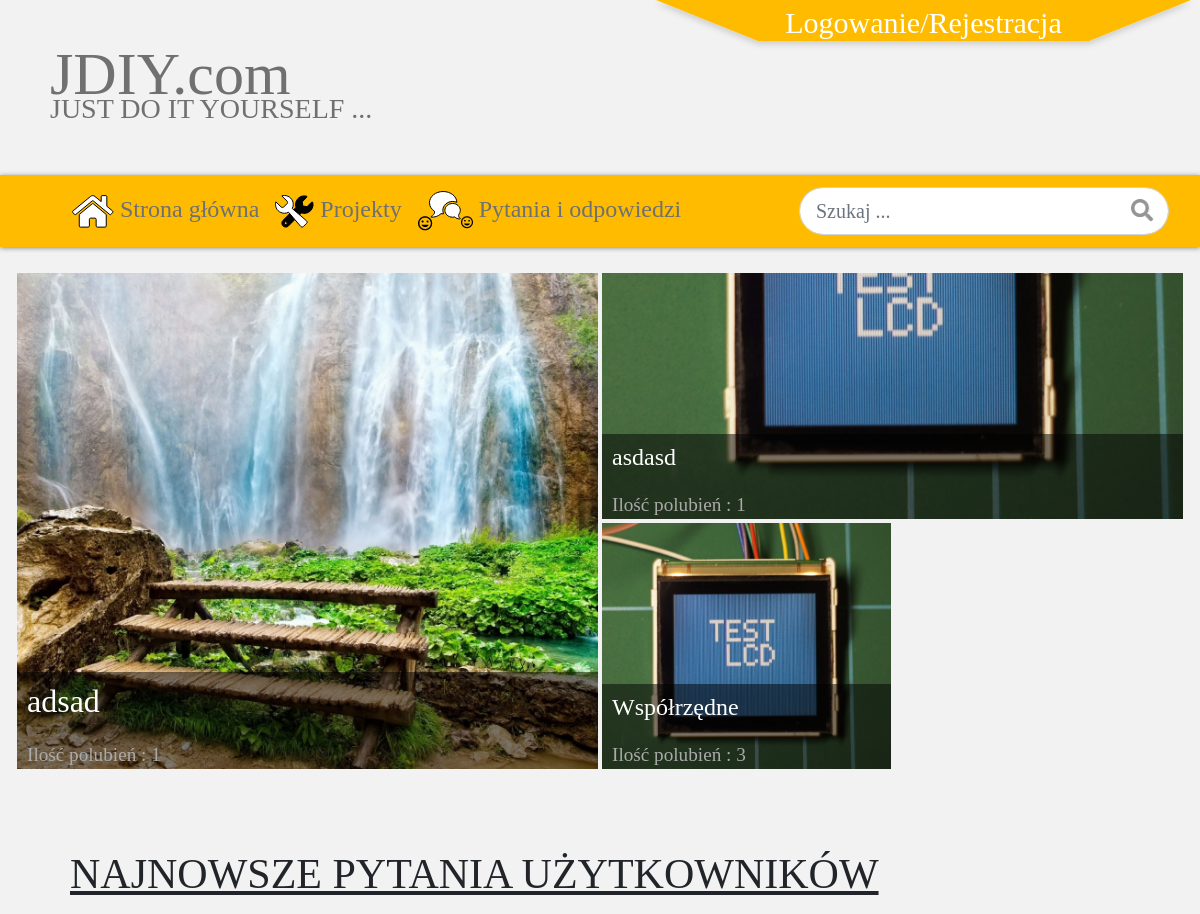
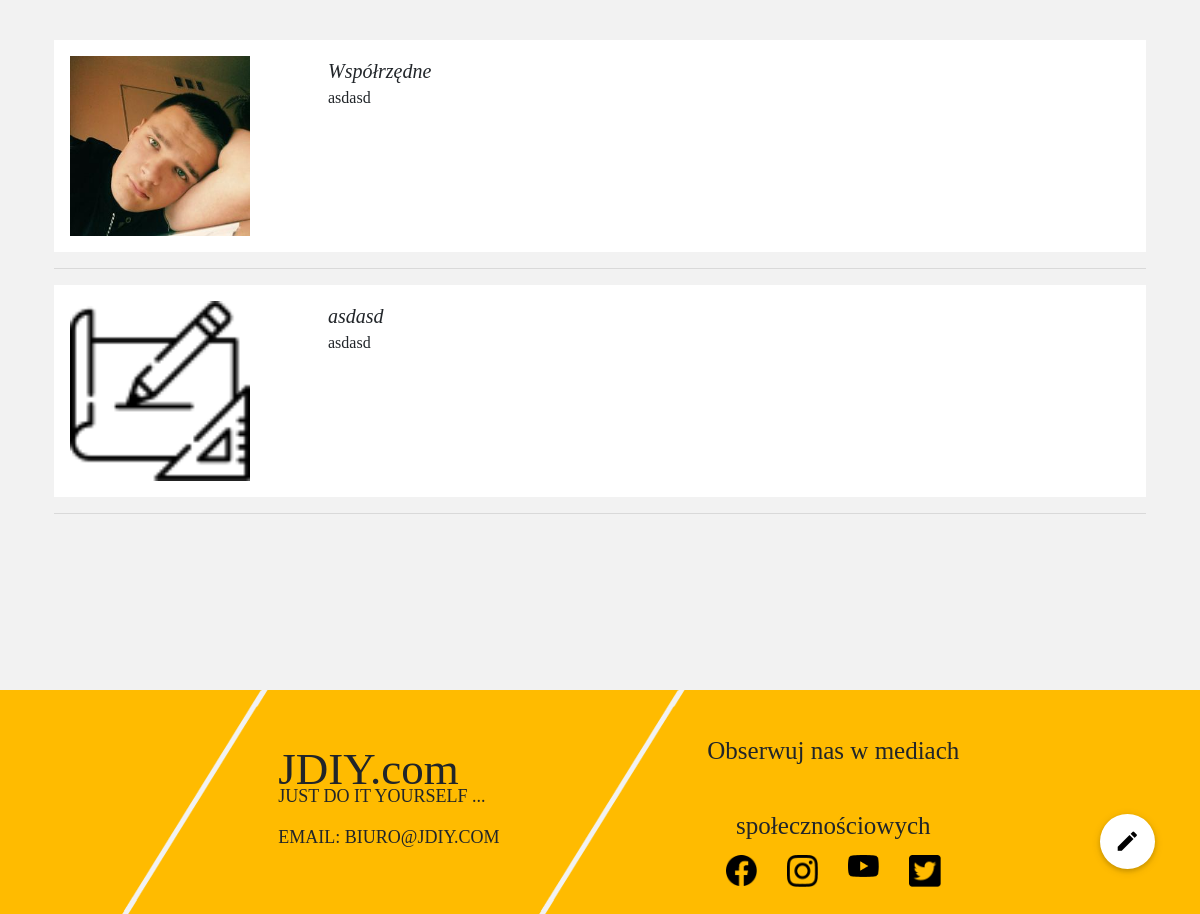
The page / on the database its author committed (2 pictures, top to bottom).
### app/models.py (models this page shows, shortened)
class Project(models.Model):
    title = models.CharField(max_length=100, blank=True, null=True)
    author = models.ForeignKey(User, on_delete=models.CASCADE)
    date_posted = models.DateTimeField(default=timezone.now)
    miniature = models.ImageField(upload_to='static/', default='static/arduino.jpg')
    Opis = RichTextUploadingField(blank=True, null=True)
    likes = models.ManyToManyField(User, related_name='likes', blank=True)

class Post(models.Model):
    title = models.CharField(max_length=100)
    content = models.TextField()
    date_posted = models.DateTimeField(default=timezone.now)
    author = models.ForeignKey(User, on_delete=models.CASCADE)
    slug = models.SlugField(max_length=40, unique=True)

### users/models.py (models this page shows, shortened)
class Profile(models.Model):
    user = models.OneToOneField(User, on_delete = models.CASCADE, default=None)
    image = models.ImageField(default='profile_pics/default.png', upload_to='profile_pics')

### app/views.py (the view, shortened to what this page needs)
# urls.py: path('', views.home , name='home'),
def home(request):
    projects = Project.objects.all().count()
    posts = Post.objects.all().count()
    posts_to_front = []
    projects_to_front = []
    likes_to_front = []
    if projects == 0:
        message = 'Cant find anything'
    elif projects == 1:
        project0 = Project.objects.order_by('-date_posted')[0]
        likes0 = project0.likes.count()
        likes_to_front.append(likes0)
        projects_to_front.append(project0)
    elif projects == 3:
        project0 = Project.objects.order_by('-date_posted')[0]
        project1 = Project.objects.order_by('-date_posted')[1]
        project2 = Project.objects.order_by('-date_posted')[2]
        likes0 = project0.likes.count()
        likes1 = project1.likes.count()
        likes2 = project2.likes.count()
        likes_to_front.append(likes0)
        likes_to_front.append(likes1)
        likes_to_front.append(likes2)
        projects_to_front.append(project0)
        projects_to_front.append(project1)
        projects_to_front.append(project2)
    if posts == 0:
        message = 'Cant find anything'
    elif posts == 1:
        post0 = Post.objects.order_by('-date_posted')[0]
        posts_to_front.append(post0)
    elif posts == 2:
        post0 = Post.objects.order_by('-date_posted')[0]
        post1 = Post.objects.order_by('-date_posted')[1]
        posts_to_front.append(post0)
        posts_to_front.append(post1)
    stuff_for_frontend = {
        'posts_to_front': posts_to_front,
        'projects_to_front': projects_to_front,
        'likes_to_front' : likes_to_front,
    }
    return render(request, 'app/home.html', stuff_for_frontend)

### app/templates/app/home.html (shortened to what this page needs)
{% extends 'app/base.html'%}
{% load static %}
{% block contentf %}
<div class="container-fluid my-4">
    <div class="col-12">
        <div class="row">
            {% if projects_to_front|length == 0  %}
            {% elif projects_to_front|length == 3  %}
                <div onclick="location.href='{% url 'project-detail' projects_to_front.0.id %}'" class="col-lg-6 col-md-12 oferta_zdjecie cursor-pointer" style="background-image: url('{{projects_to_front.0.miniature.url}}');">
                        <div class="title_bar">
                            <p class="twolane">{{projects_to_front.0.title}}</p>
                            <a class="napis_srednia">Ilość polubień : {{ likes_to_front.0 }}</a>
                        </div>
                    </div>
                    <div class="col-lg-6 col-md-12 mb-4 ">
                        <div class="row ">
                            <div onclick="location.href='{% url 'project-detail' projects_to_front.1.id %}'" class="col-lg-12 col-md-12 oferta_zdjecie1 cursor-pointer" style="background-image: url('{{projects_to_front.1.miniature.url}}');">
                                <div class="title_bar_onelane">
                                    <p class="onelane">{{projects_to_front.1.title}}</p>
                                    <a class="napis_srednia">Ilość polubień : {{ likes_to_front.1 }}</a>
                                </div>
                            </div>
                        </div>
                        <div class="row ">
                            <div onclick="location.href='{% url 'project-detail' projects_to_front.2.id %}'" class="col-lg-6 col-md-12 oferta_zdjecie1 cursor-pointer" style="background-image: url('{{projects_to_front.2.miniature.url}}');">
                                <div class="title_bar_twosmalllane ">
                                    <p class="twosmalllane">{{projects_to_front.2.title}}</p>
                                    <a class="napis_srednia">Ilość polubień : {{ likes_to_front.2 }}</a>
                                </div>
                            </div>
                        </div>
                    </div>
            {% endif %}
        </div>
    </div>
</div>
  <div class="container my-4 px-4">
    <div class="col-12 ">
      <div class="row mb-5 mt-5 pl-md-3">
      <u class="najnowsze_pytania">NAJNOWSZE PYTANIA UŻYTKOWNIKÓW</u>
      </div>
      {% if posts_to_front|length == 0  %}
          {% elif posts_to_front|length == 2 %}
              <div onclick="location.href='{% url 'post-detail' posts_to_front.0.slug %}'" class="row cursor-pointer">
              <div class="col-6 col-sm-5 col-md-4 col-lg-3 py-3 d-none d-sm-block wierszzapytania">
                <div class="row text-letf pl-3">
                  <img class="zdjglowna" src="{{  posts_to_front.0.author.profile.image.url }}" alt="" >
                </div>
              </div>
              <div class="col wierszzapytania pt-3 pl-4 pl-sm-0 pb-3">
                <div class="row pl-3 tytpostaglowna"><i>{{posts_to_front.0.title}}</i></div>
                <div class="row trescpytania pr-sm-5 pr-3 pl-3">{{posts_to_front.0.content}}</div>
              </div>
            </div>
                      <div class="row">
              <hr style="width:100%;text-align:left;margin-left:0">
            </div>
                        <div onclick="location.href='{% url 'post-detail' posts_to_front.1.slug %}'" class="row cursor-pointer">
              <div class="col-6 col-sm-5 col-md-4 col-lg-3 py-3 d-none d-sm-block wierszzapytania">
                <div class="row text-letf pl-3">
                  <img class="zdjglowna" src="{{  posts_to_front.1.author.profile.image.url }}" alt="" >
                </div>
              </div>
              <div class="col wierszzapytania pt-3 pl-4 pl-sm-0 pb-3">
                <div class="row pl-3 tytpostaglowna"><i>{{posts_to_front.1.title}}</i></div>
                <div class="row trescpytania pr-sm-5 pr-3 pl-3">{{posts_to_front.1.content}}</div>
              </div>
            </div>
                      <div class="row">
              <hr style="width:100%;text-align:left;margin-left:0">
            </div>
       {% endif %}
    </div>
  </div>
{% endblock %}

### app/static/style.css (style rules this page uses)
body { background-color:#F2F2F2; margin: 0px auto; font-family: Bahnschrift Condensed; }
.oferta_zdjecie { background-position: center bottom; height:500px; background-size: cover; border:2px solid #F2F2F2; }
.oferta_zdjecie1 { background-position: center bottom; height:250px; background-size: cover; border:2px solid #F2F2F2; }
.title_bar { width:100%; position:absolute; bottom:0px; left:0px; background-image: linear-gradient(to bottom, rgba(0,0,0,0.5), rgba(0,0,0,0.5)); padding-left:10px; padding-top:5px; padding-right:10px; font-family: "Bahnschrift Condensed"; }
.twolane { font-size:2em; color:white !important; display: -webkit-box; -webkit-line-clamp: 2; -webkit-box-orient: vertical; overflow: hidden; text-overflow: ellipsis; }
.onelane { font-size:1.5em; color:white !important; display: -webkit-box; -webkit-line-clamp: 1; -webkit-box-orient: vertical; overflow: hidden; text-overflow: ellipsis; }
.title_bar_onelane { width:100%; position:absolute; bottom:0px; left:0px; background-image: linear-gradient(to bottom, rgba(0,0,0,0.5), rgba(0,0,0,0.5)); padding-left:10px; padding-top:5px; padding-right:10px; }
.twosmalllane { font-size:1.5em; color:white !important; display: -webkit-box; -webkit-line-clamp: 2; -webkit-box-orient: vertical; overflow: hidden; text-overflow: ellipsis; }
.title_bar_twosmalllane { width:100%; position:absolute; bottom:0px; left:0px; background-image: linear-gradient(to bottom, rgba(0,0,0,0.5), rgba(0,0,0,0.5)); padding-left:10px; padding-top:5px; padding-right:10px; }
.napis_srednia { color:#aaa !important; font-size:1.2em; }
.najnowsze_pytania { font-size:2.6vw; }
@media screen and (max-width: 1700px) { .najnowsze_pytania { font-size:3vw; } }
@media screen and (max-width: 1500px) { .najnowsze_pytania { font-size:3.5vw; } }
.tytpostaglowna { font-size :20px !important; }
.zdjglowna { width:180px; height:180px; float:left; }
.trescpytania { display: -webkit-box; -webkit-line-clamp: 4; -webkit-box-orient: vertical; overflow: hidden; text-overflow: ellipsis; }
.wierszzapytania { background-color:white !important; }
.cursor-pointer { cursor: pointer !important; }

### rows shown on the page
Project: miniature (picture), title "adsad"
Project: miniature (picture), title "asdasd"
Project: miniature (picture), title "Współrzędne"
Post: author.image (picture), title "Współrzędne", content "asdasd"
Post: author.image (placeholder picture), title "asdasd", content "asdasd"

### other values the page prints
{{ likes_to_front.0 }} "1"
{{ likes_to_front.1 }} "1"
{{ likes_to_front.2 }} "3"
